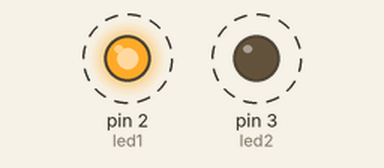
Recording of a sketch running on a simulated Arduino Uno, built with avr-gcc and run on an emulated ATmega328P. Parts: output pins drawn as LEDs (lit = HIGH). Dashed ring = blinking.

Above: at 0.15 s.
Timing chart, 0 to 3.0 s (numbered marks = the images above):
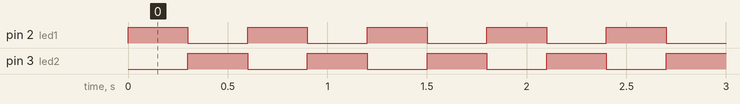

Measured:
- by itself, pin 2 (led1), pin 3 (led2): alternates HIGH for 0.30 s and LOW for 0.30 s

The sketch:

3_Vekselblink_-_MHP.ino
```cpp
// Oppgave 3 - Vekselblink - 30.01.2018 - MHP

// KONSTANTER:
const byte led1 = 2;
const byte led2 = 3;

// VARIABLER:
int time_on = 300;
int time_off = 300;

// SETUP:
void setup() {
  pinMode(led1, OUTPUT);
  pinMode(led2, OUTPUT);
}

// FUNKSJONER:

// HOVUDPROGRAM:
void loop() {
  digitalWrite(led1, HIGH);
  digitalWrite(led2, LOW);
  delay(time_on);
  digitalWrite(led1, LOW);
  digitalWrite(led2, HIGH);
  delay(time_off);
}
```
